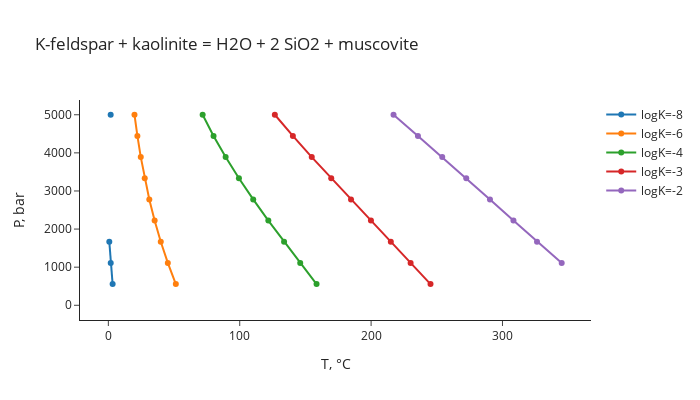

Source (notebook cell):
### Markdown cell above
Change 1 to 2 to see the third curve, and so on.

You can also access figures that you've already generated:

### Code cell
out[0]['fig']

### Figure 1 — Plotly figure (JSON) as saved in the notebook; plotly's stock layout.template omitted (floating-point values rounded to 4 significant figures)
{"data": [{"hovertemplate": "%{text}<br>T, °C=%{x:.2f}<br>P, bar=%{y:.2f}<extra></extra>", "mode": "markers+lines", "name": "logK=-8", "text": ["logK=-8", "logK=-8", "logK=-8", "logK=-8", "logK=-8", "logK=-8", "logK=-8", "logK=-8", "logK=-8", "logK=-8"], "type": "scatter", "x": [NaN, 3.257, 1.802, 0.7195, NaN, NaN, NaN, NaN, NaN, 1.764], "y": [1.0, 556.4, 1112.0, 1667.0, 2223.0, 2778.0, 3334.0, 3889.0, 4445.0, 5000.0]}, {"hovertemplate": "%{text}<br>T, °C=%{x:.2f}<br>P, bar=%{y:.2f}<extra></extra>", "mode": "markers+lines", "name": "logK=-6", "text": ["logK=-6", "logK=-6", "logK=-6", "logK=-6", "logK=-6", "logK=-6", "logK=-6", "logK=-6", "logK=-6", "logK=-6"], "type": "scatter", "x": [NaN, 51.36, 45.27, 39.9, 35.22, 31.16, 27.68, 24.68, 22.11, 19.89], "y": [1.0, 556.4, 1112.0, 1667.0, 2223.0, 2778.0, 3334.0, 3889.0, 4445.0, 5000.0]}, {"hovertemplate": "%{text}<br>T, °C=%{x:.2f}<br>P, bar=%{y:.2f}<extra></extra>", "mode": "markers+lines", "name": "logK=-4", "text": ["logK=-4", "logK=-4", "logK=-4", "logK=-4", "logK=-4", "logK=-4", "logK=-4", "logK=-4", "logK=-4", "logK=-4"], "type": "scatter", "x": [NaN, 158.5, 146.0, 133.8, 121.8, 110.3, 99.38, 89.28, 80.06, 71.78], "y": [1.0, 556.4, 1112.0, 1667.0, 2223.0, 2778.0, 3334.0, 3889.0, 4445.0, 5000.0]}, {"hovertemplate": "%{text}<br>T, °C=%{x:.2f}<br>P, bar=%{y:.2f}<extra></extra>", "mode": "markers+lines", "name": "logK=-3", "text": ["logK=-3", "logK=-3", "logK=-3", "logK=-3", "logK=-3", "logK=-3", "logK=-3", "logK=-3", "logK=-3", "logK=-3"], "type": "scatter", "x": [NaN, 245.2, 230.1, 215.0, 199.9, 184.7, 169.7, 154.8, 140.4, 126.7], "y": [1.0, 556.4, 1112.0, 1667.0, 2223.0, 2778.0, 3334.0, 3889.0, 4445.0, 5000.0]}, {"hovertemplate": "%{text}<br>T, °C=%{x:.2f}<br>P, bar=%{y:.2f}<extra></extra>", "mode": "markers+lines", "name": "logK=-2", "text": ["logK=-2", "logK=-2", "logK=-2", "logK=-2", "logK=-2", "logK=-2", "logK=-2", "logK=-2", "logK=-2", "logK=-2"], "type": "scatter", "x": [NaN, NaN, 345.1, 326.3, 308.4, 290.5, 272.4, 254.1, 235.7, 217.1], "y": [1.0, 556.4, 1112.0, 1667.0, 2223.0, 2778.0, 3334.0, 3889.0, 4445.0, 5000.0]}], "layout": {"height": 400, "hoverlabel": {"bgcolor": "white"}, "title": {"text": "K-feldspar + kaolinite = H2O + 2 SiO2 + muscovite"}, "width": 700, "xaxis": {"autorange": true, "range": [-21.64, 367.4], "title": {"text": "T, °C"}, "type": "linear"}, "yaxis": {"autorange": true, "range": [-386.1, 5387.0], "title": {"text": "P, bar"}, "type": "linear"}}}
